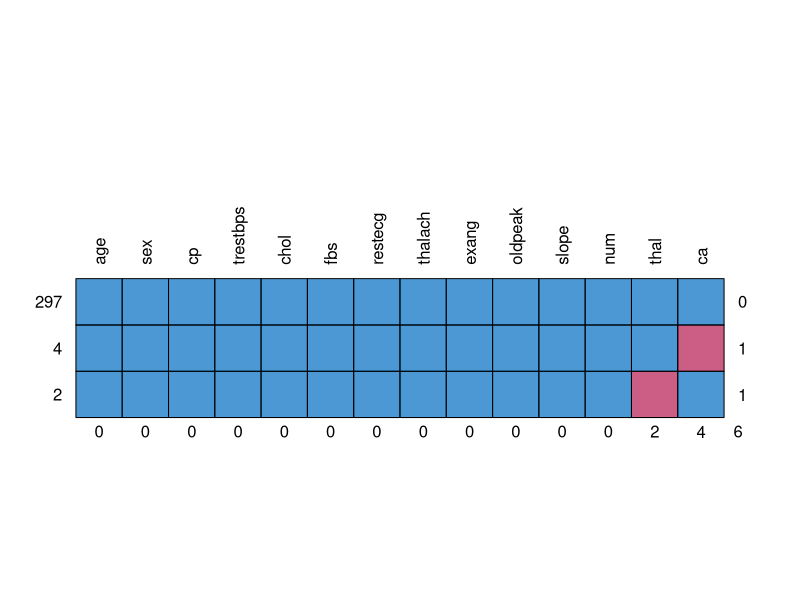
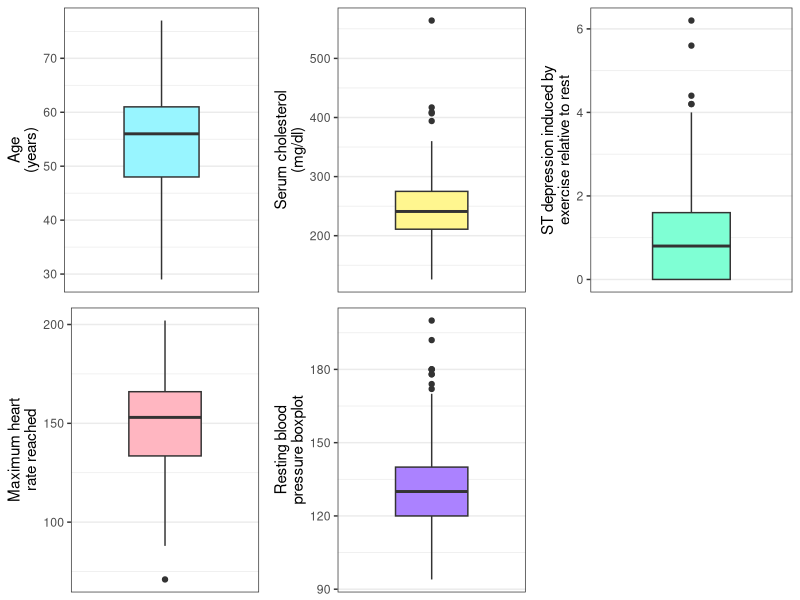
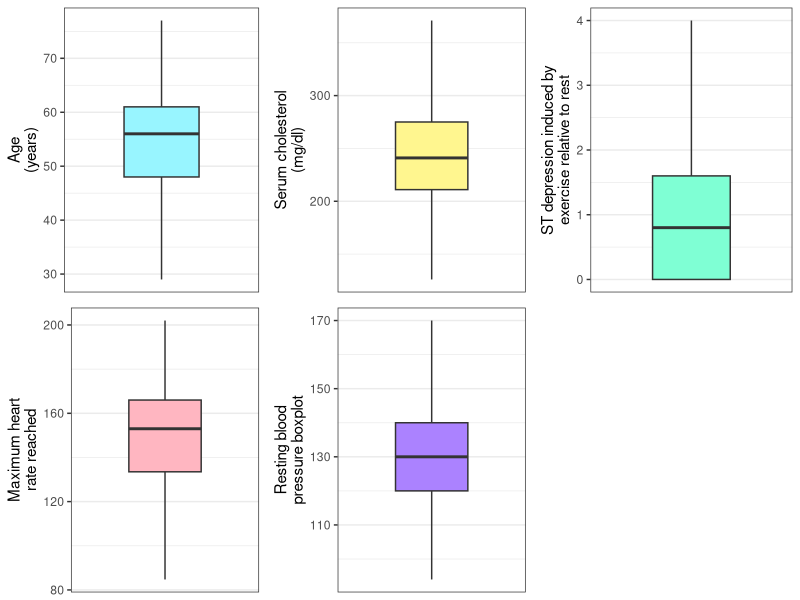
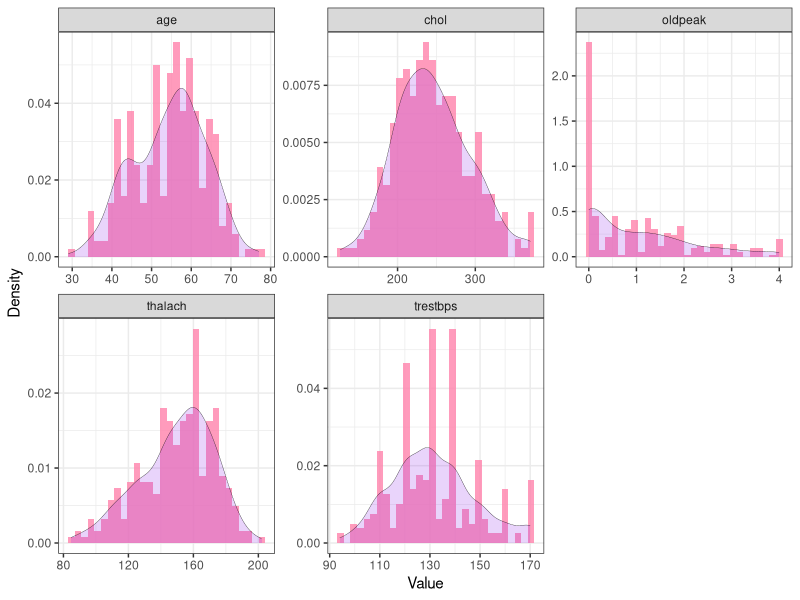
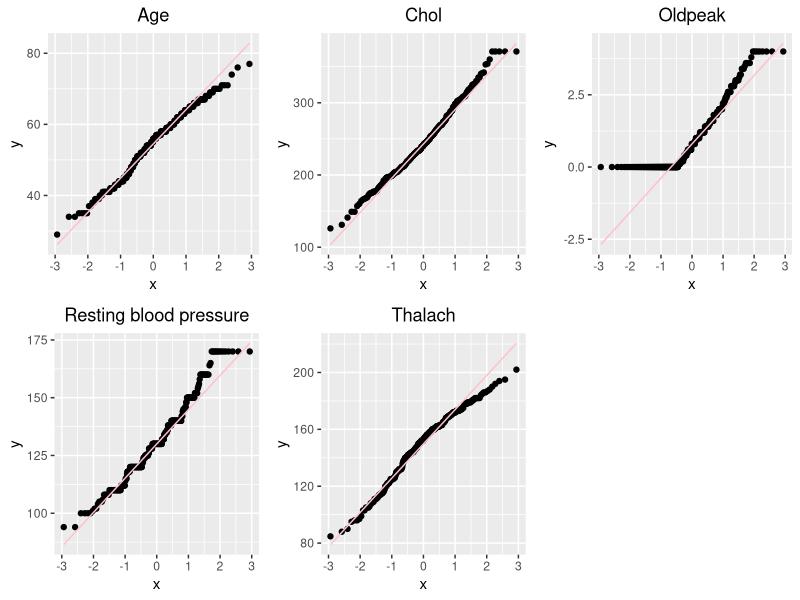
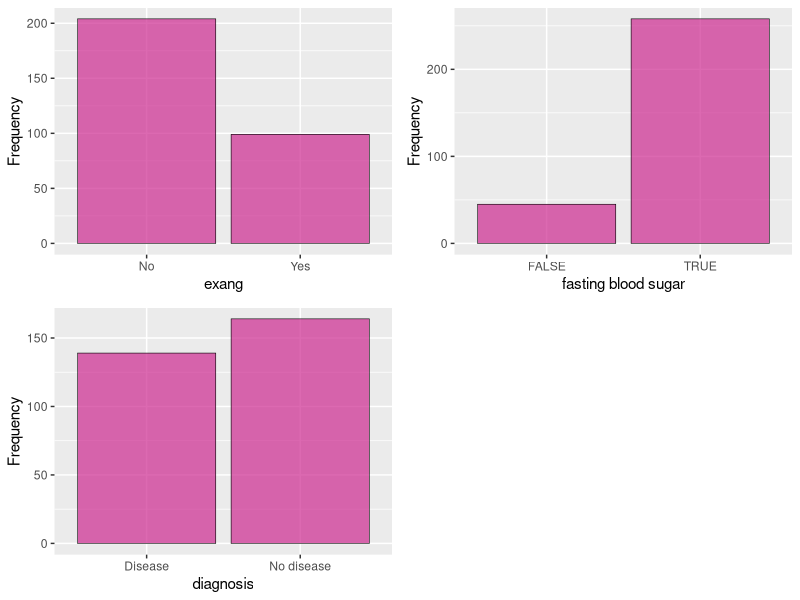
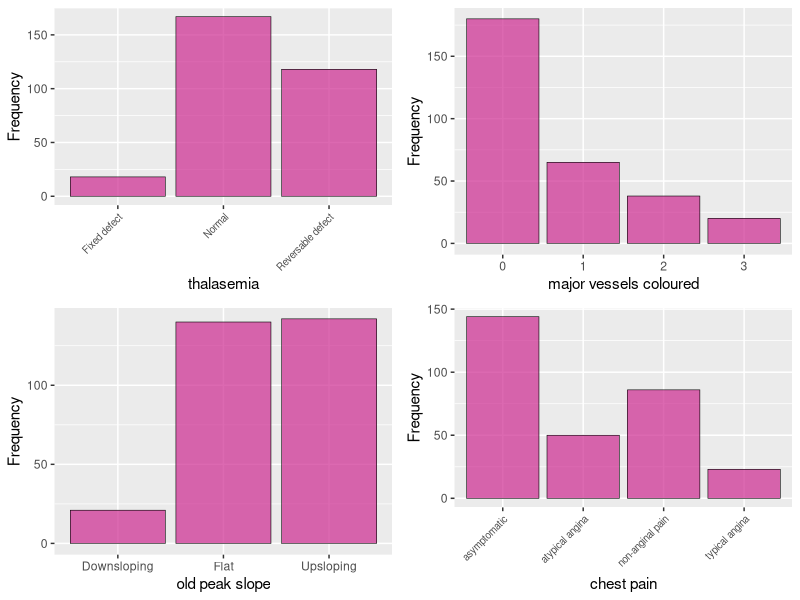
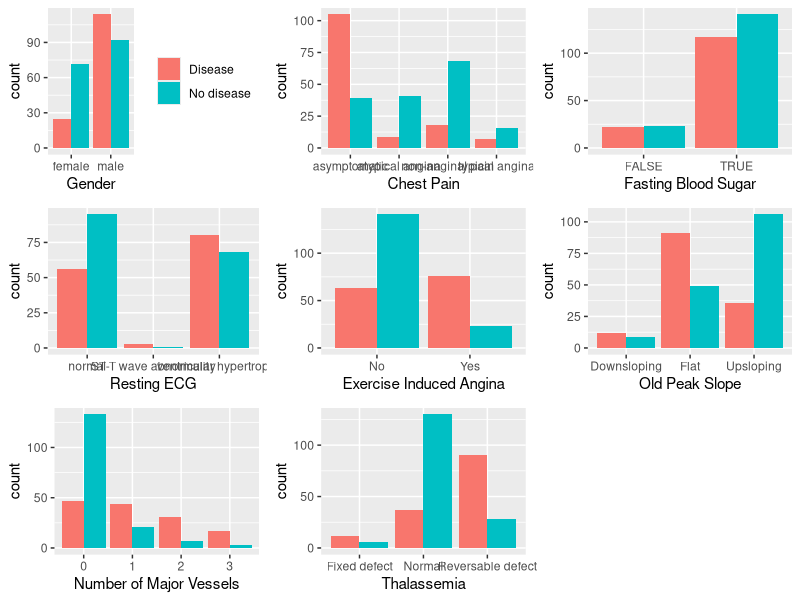

The R script that drew these images, in order:
## ---- chunk 1
knitr::opts_chunk$set(echo = TRUE)
## ---- chunk 2
library(dplyr)  # for data manipulation
library(mice)
library(ggplot2)  # creating visualizations and plots
library(tidyverse)
library(GGally) # extend ggplot2
library(RColorBrewer)
library(ggthemes) # este y el anterior para colores
library(gridExtra) 
library(mice)
library(readxl)
library(openxlsx)
library(gridGraphics)
library(cowplot)
library(ComplexHeatmap)

## ---- chunk 3
heart_disease_table <- read.table("./data/heart_disease_dataset.csv", header = TRUE, na.strings="?")
# We use the function ```na.strings``` to transform the "?" (that corresponds to the missing values) into a NA value. 

## ---- chunk 4
heart_disease_table$patient_id <- NULL
## ---- chunk 5
summary((heart_disease_table))
## ---- chunk 6
# Change the names in the sex variable
heart_disease_table$sex[heart_disease_table$sex == 1] <- "male"
heart_disease_table$sex[heart_disease_table$sex == 0] <- "female"

# Change the names in the cp variable
heart_disease_table$cp[heart_disease_table$cp == 1] <- "typical angina"
heart_disease_table$cp[heart_disease_table$cp == 2] <- "atypical angina"
heart_disease_table$cp[heart_disease_table$cp == 3] <- "non-anginal pain"
heart_disease_table$cp[heart_disease_table$cp == 4] <- "asymptomatic"

# Change the names in the fbs variable
heart_disease_table$fbs[heart_disease_table$fbs == 0] <- "TRUE"
heart_disease_table$fbs[heart_disease_table$fbs == 1] <- "FALSE"

# Change the names in the restecg variable
heart_disease_table$restecg[heart_disease_table$restecg == 0] <- "normal"
heart_disease_table$restecg[heart_disease_table$restecg == 1] <- "ST-T wave abnormality"
heart_disease_table$restecg[heart_disease_table$restecg == 2] <- "ventricular hypertrophy"

# Change the names in the exang variable
heart_disease_table$exang[heart_disease_table$exang == 0] <- "No"
heart_disease_table$exang[heart_disease_table$exang == 1] <- "Yes"

# Change the names in the slope variable
heart_disease_table$slope[heart_disease_table$slope == 1] <- "Upsloping"
heart_disease_table$slope[heart_disease_table$slope == 2] <- "Flat"
heart_disease_table$slope[heart_disease_table$slope == 3] <- "Downsloping"

# Change the names in the thal variable
heart_disease_table$thal[heart_disease_table$thal == 3] <- "Normal"
heart_disease_table$thal[heart_disease_table$thal == 6] <- "Fixed defect"
heart_disease_table$thal[heart_disease_table$thal == 7] <- "Reversable defect"

# Change the names in the num variable
heart_disease_table$num[heart_disease_table$num == 0] <- "No disease"
heart_disease_table$num[heart_disease_table$num == 1] <- "Disease"
heart_disease_table$num[heart_disease_table$num == 2] <- "Disease"
heart_disease_table$num[heart_disease_table$num == 3] <- "Disease"
heart_disease_table$num[heart_disease_table$num == 4] <- "Disease"

## ---- chunk 7
heart_disease_table$sex <- as.factor(heart_disease_table$sex)
heart_disease_table$cp <- as.factor(heart_disease_table$cp)
heart_disease_table$fbs <- as.factor(heart_disease_table$fbs)
heart_disease_table$restecg <- as.factor(heart_disease_table$restecg)
heart_disease_table$exang <- as.factor(heart_disease_table$exang)
heart_disease_table$slope <- as.factor(heart_disease_table$slope)
heart_disease_table$ca <- as.factor(heart_disease_table$ca)
heart_disease_table$thal <- as.factor(heart_disease_table$thal)
heart_disease_table$num <- as.factor(heart_disease_table$num)
## ---- chunk 8
summary(heart_disease_table)
## ---- chunk 9
# Identify which columns are quantitative and which are categorical
categorical_columns <- sapply(heart_disease_table, is.factor)
quantitative_columns <- sapply(heart_disease_table, is.numeric)

# Extract the categorical and quantitative columns
categorical_data <- heart_disease_table[, categorical_columns]
quantitative_data <- heart_disease_table[, quantitative_columns]

## ---- chunk 10
invisible(md.pattern(heart_disease_table, plot = TRUE, rotate.names = TRUE))
## ---- chunk 11
heart_disease_table_NM <- mice(data = heart_disease_table, m = 1, method = "pmm", maxit = 50, seed = 500)
imputed_data <- complete(heart_disease_table_NM)

## ---- chunk 12
summary(imputed_data)
## ---- chunk 13
# other way to see if the NAs were deleted. 
cnt_na <- apply(imputed_data, 1, function(z) sum(is.na(z)))
cnt_na
## ---- chunk 14
heartd_imputed <- imputed_data

ageboxplot <- ggplot(heartd_imputed, aes(y = age)) +
  geom_boxplot(fill = "cadetblue1") +       
  ylab ("Age\n(years)") +
  scale_x_discrete(labels = NULL) +
  theme_bw()

cholboxplot <- ggplot(heartd_imputed, aes(y = chol)) +
  geom_boxplot(fill = "khaki1") +       
  ylab ("Serum cholesterol\n(mg/dl)") +
  scale_x_discrete(labels = NULL) +
  theme_bw()

oldpeakboxplot <- ggplot(heartd_imputed, aes(y = oldpeak)) +
  geom_boxplot(fill = "aquamarine1") +       
  ylab ("ST depression induced by\nexercise relative to rest") +
  scale_x_discrete(labels = NULL) +
  theme_bw()

thalachboxplot <- ggplot(heartd_imputed, aes(y = thalach)) +
  geom_boxplot(fill = "lightpink") +       
  ylab ("Maximum heart\nrate reached") +
  scale_x_discrete(labels = NULL) +
  theme_bw()

trestbpsboxplot <- ggplot(heartd_imputed, aes(y = trestbps)) +
  geom_boxplot(fill = "mediumpurple1") +       
  ylab ("Resting blood\npressure boxplot") +
  scale_x_discrete(labels = NULL) +
  theme_bw()


library(cowplot)

box_plots <- list(ageboxplot, cholboxplot, oldpeakboxplot, thalachboxplot, trestbpsboxplot)
plot_grid(plotlist = box_plots)

## ---- chunk 15
continuous_variables <-  c(4, 5, 10)

for (i in continuous_variables){
  
  data=heartd_imputed[,i]
  quartiles <- quantile(data, probs=c(.25, .75), na.rm = FALSE)
  IQR <- IQR(data)
   
  Lower <- quartiles[1] - 1.5*IQR
  Upper <- quartiles[2] + 1.5*IQR 
  
  outliers <- boxplot(data, plot=FALSE)$out
  heartd_imputed[which(heartd_imputed[,i] %in% outliers),i] <- Upper
}

data = heartd_imputed[,8]
 
quartiles <- quantile(data, probs=c(.25, .75)) #, na.rm = FALSE)
IQR <- IQR(data)# Interquartilic range 
 
Lower <- quartiles[1] - 1.5*IQR
Upper <- quartiles[2] + 1.5*IQR 
 
outliers <- boxplot(data, plot = FALSE)$out # identify variable's outliers  
heartd_imputed[which(heartd_imputed[,8] %in% outliers),8]<-Lower # the outliers values are chaged


# boxplots again
ageboxplot <- ggplot(heartd_imputed, aes(y = age)) +
  geom_boxplot(fill = "cadetblue1") +       
  ylab ("Age\n(years)") +
  scale_x_discrete(labels = NULL) +
  theme_bw()

cholboxplot <- ggplot(heartd_imputed, aes(y = chol)) +
  geom_boxplot(fill = "khaki1") +       
  ylab ("Serum cholesterol\n(mg/dl)") +
  scale_x_discrete(labels = NULL) +
  theme_bw()

oldpeakboxplot <- ggplot(heartd_imputed, aes(y = oldpeak)) +
  geom_boxplot(fill = "aquamarine1") +       
  ylab ("ST depression induced by\nexercise relative to rest") +
  scale_x_discrete(labels = NULL) +
  theme_bw()

thalachboxplot <- ggplot(heartd_imputed, aes(y = thalach)) +
  geom_boxplot(fill = "lightpink") +       
  ylab ("Maximum heart\nrate reached") +
  scale_x_discrete(labels = NULL) +
  theme_bw()

trestbpsboxplot <- ggplot(heartd_imputed, aes(y = trestbps)) +
  geom_boxplot(fill = "mediumpurple1") +       
  ylab ("Resting blood\npressure boxplot") +
  scale_x_discrete(labels = NULL) +
  theme_bw()

box_plots <- list(ageboxplot, cholboxplot, oldpeakboxplot, thalachboxplot, trestbpsboxplot)
plot_grid(plotlist = box_plots)
## ---- chunk 16
numerical_attributes <- c(1, 4, 5, 8, 10)


heartd_imputed[, numerical_attributes] %>% 
  gather(cols, value) %>% 
  ggplot(aes(x = value)) +
  geom_histogram(aes(y = ..density..), fill = "palevioletred1", alpha = 0.8) +
  geom_density(fill = "purple2", size = 0.1, alpha = 0.2) +
  scale_x_continuous(name = "Value") +
  scale_y_continuous(name = "Density") +
  facet_wrap(~ cols, scales = "free") + 
  suppressWarnings(theme_bw())



## ---- chunk 17

qqplot_age <- ggplot(heartd_imputed, aes(sample = age)) +
  geom_qq() +
  geom_qq_line(color = "pink")+
  ggtitle("Age") +
  theme(plot.title = element_text(hjust = 0.5))

qqplot_chol <- ggplot(heartd_imputed, aes(sample = chol)) +
  geom_qq() +
  geom_qq_line(color = "pink")+
  ggtitle("Chol") +
  theme(plot.title = element_text(hjust = 0.5))

qqplot_trestbps <- ggplot(heartd_imputed, aes(sample = trestbps)) +
  geom_qq() +
  geom_qq_line(color = "pink")+
  ggtitle("Resting blood pressure") +
  theme(plot.title = element_text(hjust = 0.5))

qqplot_thalach <- ggplot(heartd_imputed, aes(sample = thalach)) +
  geom_qq() +
  geom_qq_line(color = "pink")+
  ggtitle("Thalach") +
  theme(plot.title = element_text(hjust = 0.5))

qqplot_oldpeak <- ggplot(heartd_imputed, aes(sample = oldpeak)) +
  geom_qq() +
  geom_qq_line(color = "pink")+
  ggtitle("Oldpeak") +
  theme(plot.title = element_text(hjust = 0.5))

# we create a list to show all the graph together
qqplots <- list(qqplot_age, qqplot_chol, qqplot_oldpeak, qqplot_trestbps, qqplot_thalach)

plot_grid(plotlist = qqplots)

## ---- chunk 18

bar_sex<- ggplot(heartd_imputed, aes(x=sex)) +
  geom_bar(fill = "maroon3", color = 'black', size = 0.2, alpha = 0.7) +
  xlab("SEX") +
  ylab("Frequency")

bar_cp<- ggplot(heartd_imputed, aes(x=cp)) +
  geom_bar(fill = "maroon3", color = 'black', size = 0.2, alpha = 0.7) +
  xlab("chest pain") +
  ylab("Frequency")+
  theme(axis.text.x = element_text(angle = 45, hjust = 1, size = 7))

bar_fbs<- ggplot(heartd_imputed, aes(x=fbs)) +
  geom_bar(fill = "maroon3", color = 'black', size = 0.2, alpha = 0.7) +
  xlab("fasting blood sugar") +
  ylab("Frequency")

bar_exang<- ggplot(heartd_imputed, aes(x=exang)) +
  geom_bar(fill = "maroon3", color = 'black', size = 0.2, alpha = 0.7) +
  xlab("exang") +
  ylab("Frequency")

bar_slope<- ggplot(heartd_imputed, aes(x=slope)) +
  geom_bar(fill = "maroon3", color = 'black', size = 0.2, alpha = 0.7) +
  xlab("old peak slope") +
  ylab("Frequency")

bar_ca<- ggplot(heartd_imputed, aes(x=ca)) +
  geom_bar(fill = "maroon3", color = 'black', size = 0.2, alpha = 0.7) +
  xlab("major vessels coloured") +
  ylab("Frequency")

bar_thal<- ggplot(heartd_imputed, aes(x=thal)) +
  geom_bar(fill = "maroon3", color = 'black', size = 0.2, alpha = 0.7) +
  xlab("thalasemia") +
  ylab("Frequency") +
  theme(axis.text.x = element_text(angle = 45, hjust = 1, size = 7))

bar_num<- ggplot(heartd_imputed, aes(x=num)) +
  geom_bar(fill = "maroon3", color = 'black', size = 0.2, alpha = 0.7) +
  xlab("diagnosis") +
  ylab("Frequency")



bar_plots1 <- list(bar_exang, bar_fbs, bar_num)

plot_grid(plotlist = bar_plots1)

## ---- chunk 19
bar_plots2 <- list(bar_thal, bar_ca, bar_slope, bar_cp)

plot_grid(plotlist = bar_plots2)
## ---- chunk 20
# We put the names of the categorical variables to plot against on a list
vars_to_plot <- c("sex", "cp", "fbs", "restecg", "exang", "slope", "ca", "thal")

Barplots_2vars <- list()

# Here we create an empty list to store the plots, and draw them using the following function:
Barplots_2vars <- list()
for (i in vars_to_plot) {
  Barplots_2vars[[i]] <- ggplot(heartd_imputed, aes_string(x = i, fill = "num")) +
    geom_bar(position = "dodge")
}

#New names for variables (we save them on a list for next uses)
new_names <- c("Gender", "Chest Pain", "Fasting Blood Sugar", "Resting ECG", "Exercise Induced Angina", "Old Peak Slope", "Number of Major Vessels", "Thalassemia")

#Then assign the new variable names to the barplots
names(Barplots_2vars) <- new_names

#Update the plots with new names and modify the legends
for (i in 1:length(Barplots_2vars)) {
Barplots_2vars[[i]] <- Barplots_2vars[[i]] + xlab(new_names[i])
if (i != 1) {
Barplots_2vars[[i]] <- Barplots_2vars[[i]] + theme(legend.position = "none")
} else {
Barplots_2vars[[i]] <- Barplots_2vars[[i]] + guides(key.height = unit(0.1, "cm"), title.position = "top", fill = guide_legend(title = NULL))
}
}

#Finally, we show all the plots together
plot_grid(plotlist = Barplots_2vars)
## ---- chunk 21
# We put the names of continuous variables to plot against on a list
numeric_cols <- c("age", "chol", "thalach", "oldpeak", "trestbps")

# Then, create an empty list to store the graphics
plots <- list()

# Loop through each variable and create the plot
for (v in numeric_cols[1:4]) {
  p <- ggplot(heartd_imputed, aes_string(x=paste0("heartd_imputed$", v), color="heartd_imputed$num")) +
    geom_histogram(fill="white", alpha=0.5, position="identity") +
    geom_density() +
    ggtitle(paste0(v, " vs condition")) +
    xlab(v) +
    scale_color_discrete(name = "Disease condition") +
    theme(legend.position = "none")
  plots[[v]] <- p
}

p <- ggplot(heartd_imputed, aes_string(x=paste0("heartd_imputed$", numeric_cols[5]), color="heartd_imputed$num")) +
  geom_histogram(binwidth = 1, fill="white", alpha=0.5, position="identity") +
  geom_density() +
  ggtitle(paste0(numeric_cols[5], " vs condition")) +
  xlab(numeric_cols[5]) +
  scale_color_discrete(name = "", labels = c("Disease", "No disease")) +
  theme(legend.position = "bottom")
plots[[numeric_cols[5]]] <- p



# Merge all graphics into a single image
suppressWarnings(grid.arrange(grobs=plots, ncol=3)) 
## ---- chunk 22
# Create a new empty list to store the graphics
plots_density <- list()

# Loop through each variable and create the plot
for (v in numeric_cols[1:4]) {
  p <- ggplot(heartd_imputed, aes_string(x=paste0("heartd_imputed$", v), color="heartd_imputed$num")) +
    geom_density(fill="white", alpha=0.5, position="identity") +
    geom_density() +
    ggtitle(paste0(v, " vs condition")) +
    xlab(v) +
    scale_color_discrete(name = "Disease condition") +
    theme(legend.position = "none")
  plots_density[[v]] <- p
}

p <- ggplot(heartd_imputed, aes_string(x=paste0("heartd_imputed$", numeric_cols[5]), color="heartd_imputed$num")) +
  geom_density(fill="white", alpha=0.5, position="identity") +
  geom_density() +
  ggtitle(paste0(numeric_cols[5], " vs condition")) +
  xlab(numeric_cols[5]) +
  scale_color_discrete(name = "", labels = c("Disease", "No disease")) +
  theme(legend.position = "bottom")
plots_density[[numeric_cols[5]]] <- p

# Merge all graphics into a single image
suppressWarnings(grid.arrange(grobs=plots_density, ncol=3)) 
## ---- chunk 23
# Create a new empty list to store the graphics
plots_violin <- list()

# Loop through each variable and create the plot
for (v in numeric_cols) {
  p <- ggplot(heartd_imputed, aes(x=num, y=.data[[v]], fill=num)) +
    geom_violin() +
    ggtitle(paste0(v, " vs condition")) +
    xlab("") +
    ylab(v) +
    scale_fill_discrete(name = "", labels = c("No disease", "Disease")) +
    theme(legend.position = "none")
  plots_violin[[v]] <- p
}

# Merge all graphics into a single image
grid.arrange(grobs=plots_violin, ncol=3)

## ---- chunk 24
# open the xlsx files
demographic_data <-read.xlsx("data2/Table_1.xlsx", startRow = 2, colNames = TRUE, na.strings = c("NI"," "))
cytokine_data <-read.xlsx("data2/Table_2.xlsx", startRow = 2, colNames = TRUE, na.strings = c("NI", "ND"), fillMergedCells = TRUE)

colnames(cytokine_data)[1]<-"ID"

# return tables without the repeated rows:
demographic_data <- demographic_data[!duplicated(demographic_data[,"ID"]),]
demographic_data<- unique(demographic_data)

cytokine_data<- unique(cytokine_data)


# rownames:
row.names(demographic_data)<- demographic_data[,1]

## ---- chunk 25
# delete the rows with this mistakes
rows_to_remove <- c("COAG-HSJD-135", "COAG-HSJD-180", "COAG-HSJD-076", "COAG-HSJD-190 ", "COAG-HSJD-102", "COAG-HSJD-057")  # Note that there is a space in the rowname of "COAG-HSJD-190 "
demographic_data<- demographic_data[!(row.names(demographic_data)%in% rows_to_remove),]

# We keep only the patients that are in both tables:
join_data <- semi_join(demographic_data, cytokine_data, by="ID")

## ---- chunk 26
# First, study if there are outliers in the attribute "Age"
ageboxplot <- ggplot(join_data, aes(y = Age)) +
  geom_boxplot(fill = "pink") +       
  ylab ("Age\n(years)") +
  scale_x_discrete(labels = NULL) +
  theme_bw()

ageboxplot
## ---- chunk 27
# Figure 1A
Figure_1A <-as_grob(~hist(join_data$Age, xlab = "Age (n)", ylab = "Frequency (n)", main = "Age",
     ylim = c(0, 50), col = "lightblue", border = "black"))
  # we need this "as_grob" function from the "gridGraphics package to be able to join all the figures in only one. 
## ---- chunk 28
# initialize a new column in the dataframe to store the Clinical classification for each patient
join_data$group = NA


for (i in 1:nrow(join_data)) {
  if ( join_data[i,"Use.of.NIV"] == "No" & join_data[i, "Use.of.AMV"] == "No" & join_data[i,"ARDS.Diagnosis"] == "No" ) {
  join_data[i,"group"] = "G1"
    } else if ((join_data[i,"ARDS.Diagnosis"] == "No") & (join_data[i,"Use.of.NIV"]  == "Yes" | join_data[i, "Use.of.AMV"] == "Yes")) {
  join_data[i,"group"] = "G2" 
    } else if (join_data[i,"Use.of.NIV"] == "Yes" & join_data[i, "Use.of.AMV"] == "No" & join_data[i,"ARDS.Diagnosis"] == "Yes" ) {
      join_data[i,"group"] = "G3" 
    } else if ((join_data[i,"ARDS.Diagnosis"] == "Yes" & join_data[i,"Use.of.AMV"]  == "Yes") & (join_data[i, "Use.of.NIV"] == "Yes" | join_data[i, "Use.of.NIV"] == "No")) {
        join_data[i,"group"] = "G4" }
}

# Figure 1B
# create a data frame with 4 columns and 4 rows
figureB <- data.frame(matrix(ncol = 4, nrow = 4))

# assign column names to the data frame
colnames(figureB) <- c("Clinical classification", "NIV", "AMV", "ARDS")

# assign values to the data frame
figureB[1,] <- c("G1", "-", "-", "-")
figureB[2,] <- c("G2", "-/+", "+/-", "-")
figureB[3,] <- c("G3", "+", "-", "+")
figureB[4,] <- c("G4", "-/+", "+", "+")

rownames(figureB) <- c("", " ", "  ", "   ")
# view the table


figure_1B <- (as_grob(grid.arrange(top="Definition of the Clincal Classification",tableGrob(figureB))))


# Figure 1C:
# count the frequency of each group
group_counts <- as.data.frame(table(join_data$group))

# create the bar plot

Figure_1C<- as_grob(~barplot(group_counts$Freq, 
        names.arg=group_counts$Var1, 
        col=c("aquamarine3", "darkgoldenrod1", "darkorchid1", "brown2"), 
        xlab="Clinical Classification", 
        ylab="Frequency (n)", 
        main="Clinical Classification",
        ylim=c(0,80)))
 

# Figure 1D:
deaths <- as.data.frame(table(join_data$Death))
Figure_1D <- as_grob(~barplot(deaths$Freq, 
        names.arg=deaths$Var1, 
        col=c("aquamarine3", "darkgoldenrod1"), 
        xlab="Death", 
        ylab="Frequency (n)", 
        main="Vital status",
        ylim=c(0,180)))

## ---- chunk 29
# to join all the figures in one: 

figures <- list(Figure_1A, figure_1B, Figure_1D, Figure_1C)

plot_grid(plotlist = figures, labels = c("A", "B", "C", "D")) 
## ---- chunk 30
# Delete special characters in the column names to avoid future problems
cytokines <- cytokine_data %>% rename_all(funs(gsub("-","",.)))

#Convert all the columns, except the ID, to numeric

for (i in 2:ncol(cytokines)) {
cytokines[,i] <- as.numeric(cytokines[,i])
}

# Determine the median value of each laboratory parameter for each patient,
# since we have many measurements

cytokines <- cytokines %>% group_by(ID) %>% 
  summarise(IL1β = median(IL1β, na.rm = TRUE), IL6 = median(IL6, na.rm = TRUE),
  IL10 = median(IL10, na.rm = TRUE), IFNɑ = median(IFNɑ, na.rm = TRUE),
  TNFɑ = median(TNFɑ, na.rm = TRUE), IL8 = median(IL8, na.rm = TRUE),
  GCSF = median(GCSF, na.rm = TRUE), IFNγ = median(IFNγ, na.rm = TRUE),
  CCL3 = median(CCL3, na.rm = TRUE), CXCL10 = median(CXCL10, na.rm = TRUE),
  CCL2 = median(CCL2, na.rm = TRUE), IL38 = median(IL38, na.rm = TRUE))

# We keep only the patients that are in both tables:
merge_df <- merge(join_data, cytokines, by="ID")


# delete the columns that are not necessary for the task.
merge_df <- merge_df %>% select(-2:-18)


# To delete the rows with NA's
df_heatmap <- na.omit(merge_df)

# Vector containing the group to which each patient belongs
Group <- df_heatmap$group

# Set five colors
library(RColorBrewer)
colors <- brewer.pal(4, "Set1")# Set1 is a pelette from the slides of class

# Create a vector in which each patient is a color depending on the group to
# which they belong

group_colors <- ifelse(Group == "G1", colors[1],
                   ifelse(Group == "G2", colors[2],
                   ifelse(Group == "G3", colors[3],
                   ifelse(Group == "G4", colors[4], NA))))


# Create a heatmap (run everything at the same time)
heatmap(as.matrix(t(df_heatmap[,3:14])), cexCol = 0.1, xlab = "Patients", labCol = FALSE, 
        col = brewer.pal(9,"Oranges"), scale = "column", ColSideColors = group_colors)
legend("topright",legend=c("G1", "G2", "G3", "G4"),fill=colors)
legend("bottomleft", legend = c("0.00", "50.0%", "100.0%"), 
       fill = (brewer.pal(9,"Oranges")[c(1,4,9)]), title = "Relative\nExpression")


## ---- chunk 31

# merge two tables to have the column of both tables
merge_df2 <- merge(join_data, cytokines, by="ID")

# missing values imputation
merge_df2 <- mice(data = merge_df2, m = 1, method = "pmm", maxit = 50, seed = 500)
merge_df2 <- complete(merge_df2)
## ---- chunk 32
#GROUPS
#Groups annotation and select colors to groups
Group <- merge_df2$group
groups_annotation <- HeatmapAnnotation(Groups=Group, col= list(Groups= c("G1" = "brown2", "G2" = "dodgerblue3", "G3" = "chartreuse3", "G4" = "mediumorchid2" )))


#DEATHS
#Deaths annotation and set colors
deaths <- merge_df2$Death
deaths_annotation <-HeatmapAnnotation(Deaths = deaths, col= list(Deaths= c("Yes" = " gray30", "No" = "gray88")))


#GENDER
##There is a record "COAG-HSJD-017" which have a wrong gender value "F " instead of "F", we should change it)
merge_df2$Gender <- replace(merge_df2$Gender, merge_df2$Gender=="F ", "F")

#Gender annotation and set colors
gender <- merge_df2$Gender
gender_annotation <- HeatmapAnnotation(Gender=gender, col= list(Gender= c("M" = "darkorchid3", "F" = "aquamarine1")))

Heatmap(scale(t(merge_df2[,20:31])), name= "Relative\nexpression", show_column_names = FALSE, column_title = "Patients", column_title_side= "bottom" , show_heatmap_legend = TRUE, top_annotation = c(groups_annotation, deaths_annotation, gender_annotation), col = brewer.pal(9,"Oranges"),heatmap_legend_param = list(title = "Relative\nexpression" ))

## ---- chunk 33
sessionInfo()
